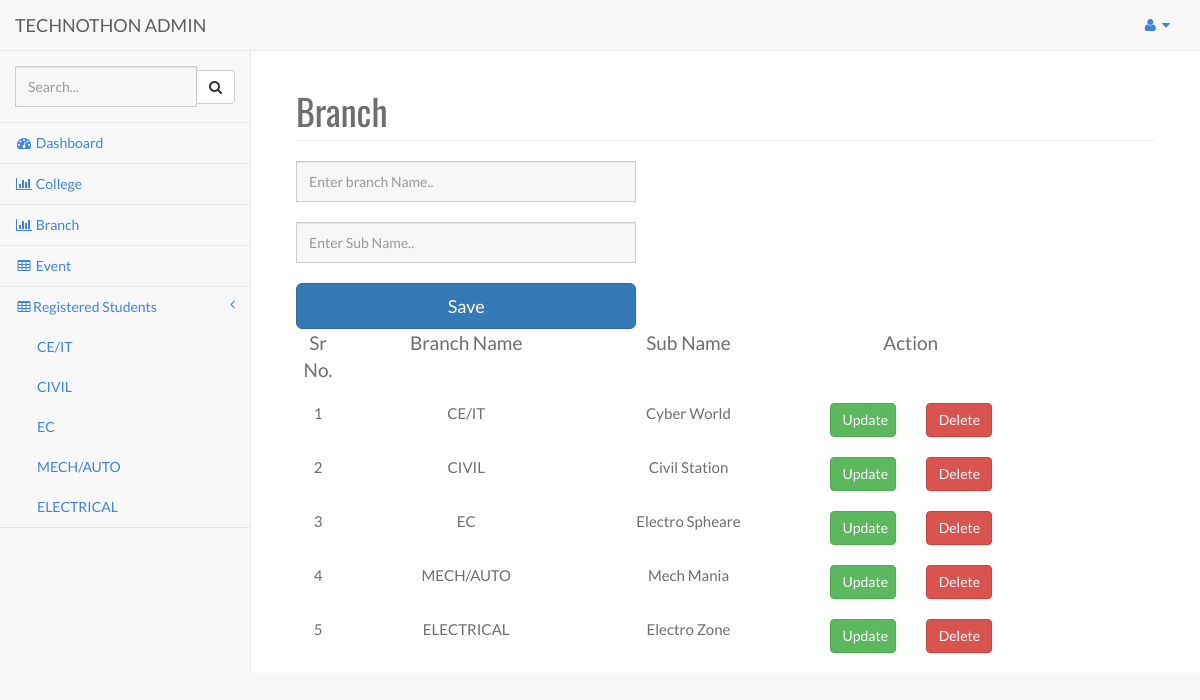
The page /admin/pages/branch.php (signed in) on the database its author committed.
### tables this page shows
CREATE TABLE IF NOT EXISTS `branch` (
  `id` int(3) NOT NULL AUTO_INCREMENT,
  `name` varchar(700) NOT NULL,
  `subname` varchar(400) NOT NULL,
  PRIMARY KEY (`id`),
  UNIQUE KEY `name` (`name`)
);

### admin/pages/branch.php (the view, shortened to what this page needs)
<?php
	include 'header.php';
?>
        <div id="page-wrapper">
            <div class="container-fluid">
                <div class="row">
                    <div class="col-lg-12">
                        <h1 class="page-header">Branch</h1>
                    </div>
                </div>
				<div class="row">
					<div class="col-lg-5">
						<form name="f1" class="panel-body" method="post" action="#">
							<input type="text" name="event" class="form-control input-lg" placeholder="Enter branch Name.." />
							<br />
							<input type="text" name="sub" class="form-control input-lg" placeholder="Enter Sub Name.." />
							<br />
							<input type="submit" name="save" class="btn btn-primary btn-lg btn-block" value="Save" />
						</form>
					</div>
				</div>
				<div class="row view-header" style="font-size:19px;">
					<div class="col-lg-1">Sr No.</div>
					<div class="col-lg-3">Branch Name</div>
					<div class="col-lg-3">Sub Name</div>
					<div class="col-lg-3" style="text-align:center;">Action</div>
				</div>
				<br/>
				<?php
					$i=0;
					$s="select * from branch ORDER BY id ASC";
					$tmp=mysqli_query($c,$s);
					while($result=mysqli_fetch_array($tmp))
					{
						$i++;
						$id=$result['id'];
						$branch=$result['name'];
						$sub=$result['subname'];
					?>
					<div class="row view-item" style="font-size:15px;">
						<div class="col-lg-1"><?php echo $i;?></div>
						<div class="col-lg-3"><?php echo $branch;?></div>
						<div class="col-lg-3"><?php echo $sub;?></div>
						<div class="col-lg-3">
							<div class="col-lg-6"><a class="btn btn-success btn-block" href="update_branch.php?r=<?php echo $id;?>">Update</a></div>
							<div class="col-lg-6"><a class="btn btn-danger btn-block" href="delete_branch.php?q=<?php echo $id;?>">Delete</a></div>
						</div>
					</div>
					<br />
					<?php
					}
				?>
            </div>
        </div>
<?php
	include 'footer.php';
?>

### admin/pages/header.php (shortened to what this page needs)
<?php
	include'db.php';
?><!DOCTYPE html>
<html lang="en">
<head>
    <link href="../bower_components/bootstrap/dist/css/bootstrap.min.css" rel="stylesheet">
    <link href="../bower_components/metisMenu/dist/metisMenu.min.css" rel="stylesheet">
    <link href="../dist/css/timeline.css" rel="stylesheet">
    <link href="../dist/css/sb-admin-2.css" rel="stylesheet">
    <link href="../dist/css/style.css" rel="stylesheet">
    <link href="../bower_components/morrisjs/morris.css" rel="stylesheet">
    <link href="../bower_components/font-awesome/css/font-awesome.min.css" rel="stylesheet" type="text/css">
</head>
<body>
    <div id="wrapper">
        <nav class="navbar navbar-default navbar-static-top" role="navigation" style="margin-bottom: 0">
            <div class="navbar-header">
                <a class="navbar-brand" href="dashboard.php">TECHNOTHON ADMIN</a>
            </div>
            <ul class="nav navbar-top-links navbar-right">
                <li class="dropdown">
                    <a class="dropdown-toggle" data-toggle="dropdown" href="#">
                        <i class="fa fa-user fa-fw"></i>  <i class="fa fa-caret-down"></i>
                    </a>
                </li>
            </ul>
            <div class="navbar-default sidebar" role="navigation">
                <div class="sidebar-nav navbar-collapse">
                    <ul class="nav" id="side-menu">
                        <li class="sidebar-search">
                            <div class="input-group custom-search-form">
                                <input type="text" class="form-control" placeholder="Search...">
                                <span class="input-group-btn">
                                <button class="btn btn-default" type="button">
                                    <i class="fa fa-search"></i>
                                </button>
                            </span>
                            </div>
                        </li>
                        <li>
                            <a href="dashboard.php"><i class="fa fa-dashboard fa-fw"></i> Dashboard</a>
                        </li>
						<li>
                            <a href="college.php"><i class="fa fa-bar-chart-o fa-fw"></i> College</a>
                        </li>
						<li>
                            <a href="branch.php"><i class="fa fa-bar-chart-o fa-fw"></i> Branch</a>
                        </li>
                        <li>
                            <a href="event.php"><i class="fa fa-table fa-fw"></i> Event</a>
                        </li>
                        <li>
                           <a href="#"><i class="fa fa-table fa-fw"></i>Registered Students<span class="fa arrow"></span></a>
							<ul class="nav nav-second-level">
							<?php
								$s="select * from branch";
								$tmp=mysqli_query($c,$s);
								while($result=mysqli_fetch_array($tmp))
								{
									$branch=$result['name'];
								?>
								<li>
                                    <a href="registered.php?r=<?php echo $branch;?>" style="text-transform:uppercase"><?php echo $branch;?></a>
                                </li>
								<?php
								}
							?>
                            </ul>
						</li>
                    </ul>
                </div>
            </div>
        </nav>

### assets/css/style.css (style rules this page uses)
body { font-family: 'Lato', sans-serif; font-weight: normal; color: #6E6E6E; }
h1, h2, h3, h4, h5, h6 { font-weight: normal; font-family: 'Oswald', sans-serif; }
h1, .h1, h2, .h2, h3, .h3 { margin-top: 30px; }
a { color:#3d84e6; }
.form-control { display: block; width: 100%; height: 41px; padding: 6px 12px; font-size: 14px; line-height: 2.428571; color: #555; background-color: #F7F7F7; background-image: none; border: 1px solid #ccc; border-radius: 0px; }
.panel-body { padding: 0px; }
ul, .list.custom-list ul { margin: 0 0 11px; list-style-type: none; padding-left: 10px; }

### rows shown on the page
branch: name "CE/IT", subname "Cyber World"
branch: name "CIVIL", subname "Civil Station"
branch: name "EC", subname "Electro Spheare"
branch: name "MECH/AUTO", subname "Mech Mania"
branch: name "ELECTRICAL", subname "Electro Zone"
